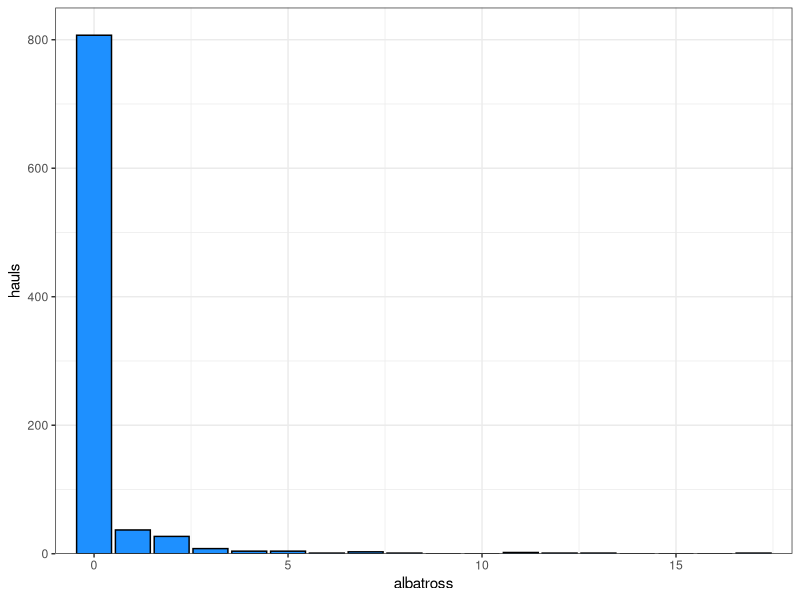
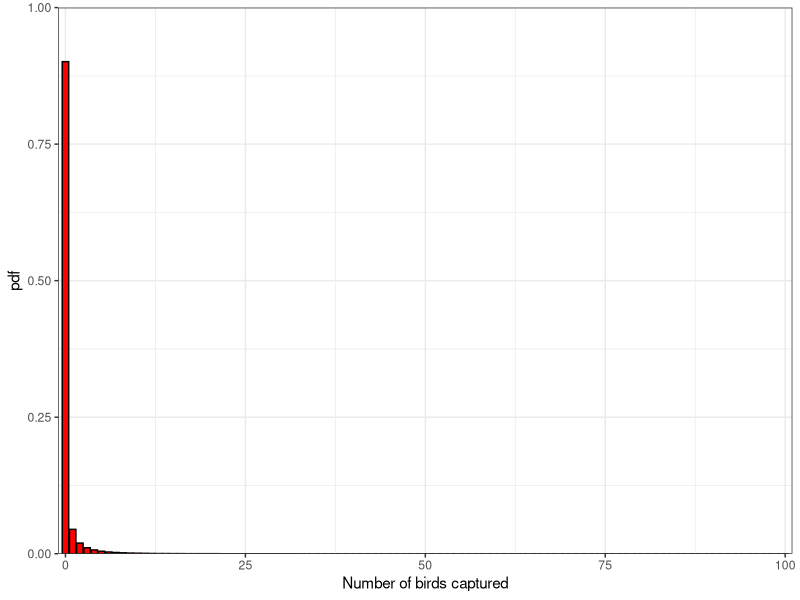
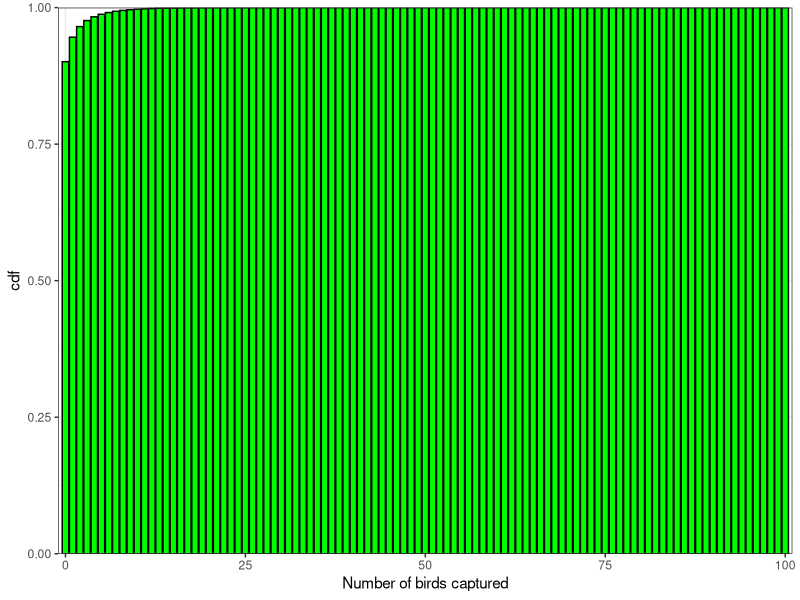

The R script that drew these images, in order: (Note: a time limit stopped this script after it produced the figures.)
## ---- chunk 1
library(tidyverse)
library(broom)
## ---- chunk 2

hauls = c(807, 37, 27, 8, 4, 4, 1, 3, 1, 0, 0, 2, 1, 1, 0, 0, 0, 1)  # from table 4.3
albatross = c(0:17)
incidental<-data.frame(albatross, hauls)
## ---- chunk 3
ggplot(data = incidental) + 
  geom_bar(aes(x= albatross, y = hauls), fill = "dodgerblue", colour = "black", stat = "identity") + 
  coord_cartesian(xlim = c(-1,18), ylim = c(0,850), expand = FALSE) + 
  theme_bw()
## ---- chunk 4
albatross_all <- rep(incidental$albatross, times = incidental$hauls)
length(albatross_all)

albatross_mean = mean(albatross_all)

k = mean(albatross_all)^2/(var(albatross_all)- mean(albatross_all))
m <- albatross_mean
Ntows = 5000 #eventually we will increase this to 5000
iter = 150 # eventually we will increase this to 150
tq = 1.645

crit_success = 0.25*m
## ---- chunk 5

c = 0:100
probs <- (gamma(k + c)/(gamma(k)*factorial(c))) * ((k/(k+m))^k) * ((m/(m+k))^c)
p_c<-data.frame(c, probs)
p_c$cdf<- cumsum(p_c$probs)

ggplot(data = p_c) + 
  geom_bar(aes(x= c, y = probs), fill = "red", colour = "black", stat = "identity") + 
  coord_cartesian(xlim = c(-1,101), ylim = c(0,1), expand = FALSE) + 
  labs(x="Number of birds captured", y = "pdf") +
  theme_bw()

ggplot(data = p_c) + 
  geom_bar(aes(x= c, y = cdf), fill = "green", colour = "black", stat = "identity") + 
  coord_cartesian(xlim = c(-1,101), ylim = c(0,1), expand = FALSE) + 
  labs(x="Number of birds captured", y = "cdf") +
  theme_bw()

## ---- chunk 6
set.seed(12345)

## Create a function that will allow us to more easily find the corresponding catch for each random number

find_catch <- function(pc,rand_val){
   id<-which(rand_val>=p_c$cdf)  # find which values are greater than or equal to our cdf
   id<-ifelse(length(id)<1,1,max(id))  # correct for if none are larger and otherwise take the max id
   return(p_c$c[id])
  }

tows <- seq(25,Ntows,by = 25)
s_stor <- data.frame(tows = tows, s = NA, iter = iter)

tows <- seq(25,Ntows,by = 25)

  for(i in 1:length(tows)){
    s = 0
    print(paste("Ntows = ",tows[i],sep = ""))
    for(j in 1:iter){
      rand_uni<-runif(tows[i])  #generate j number of random uniform variables
      catch<- sapply(rand_uni, function(x) find_catch(pc,x)) # use the find_catch function to find the corresponding numbr of birds from our find_catch function
      
      M_j = mean(catch)  # Step 3 in the psuedo code
      S_j2 = var(catch)
      Range_j = 2*(sqrt(S_j2)/sqrt(i))*tq # Step 4 in the psuedo code

      s = ifelse(Range_j < crit_success & Range_j > 0, s+1,s) # Step 5 in the psuedo code
    }
  
    s_stor$s[i] <-s
  
  }

s_stor
